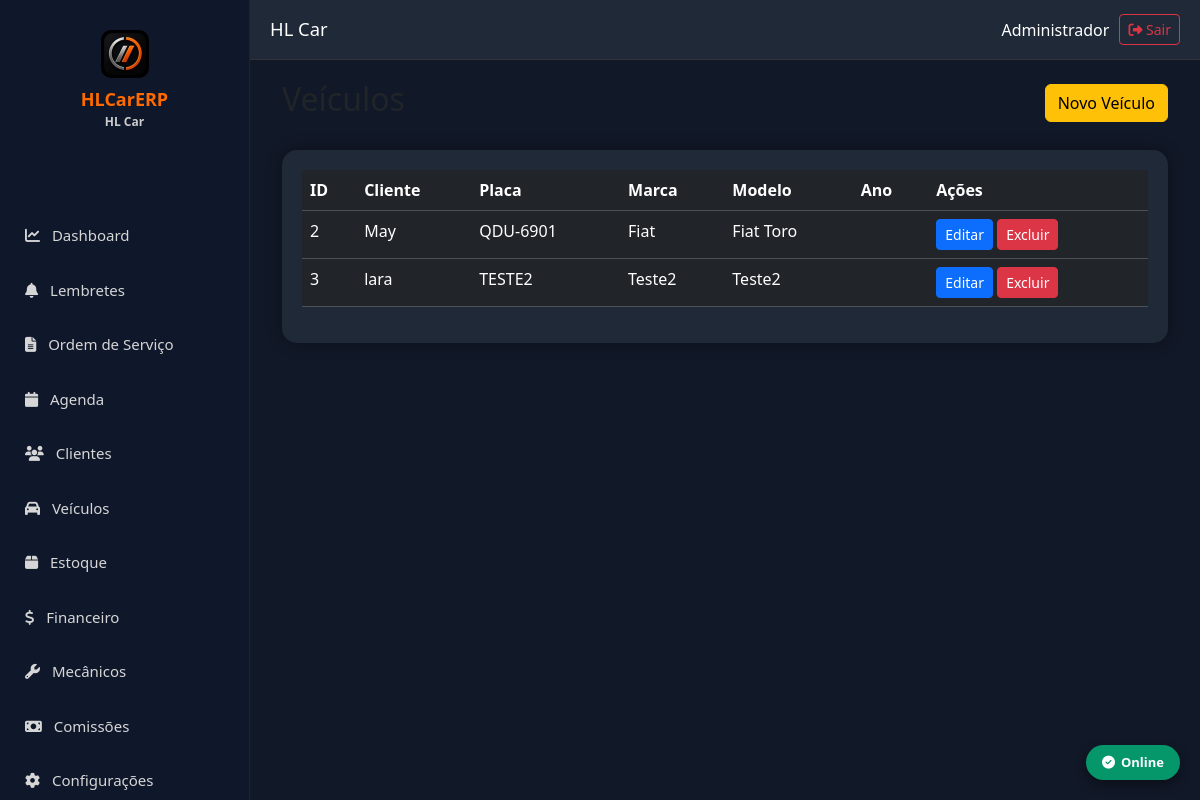
Screenshot of /veiculos (signed in) with the database file from the repository.
### models.py (models this page shows)
class Empresa(db.Model):
    __tablename__ = "empresas"
    id = db.Column(db.Integer, primary_key=True)
    razao_social = db.Column(db.String(200), nullable=False)
    nome_fantasia = db.Column(db.String(200), nullable=False)
    cnpj = db.Column(db.String(20), unique=True, nullable=False)
    inscricao_estadual = db.Column(db.String(30))
    telefone = db.Column(db.String(30))
    whatsapp = db.Column(db.String(30))
    email = db.Column(db.String(150))
    site = db.Column(db.String(200))
    data_vencimento = db.Column(db.Date)
    status_pagamento = db.Column(db.String(20), default="ATIVO")  # ATIVO | BLOQUEADO | INATIVO
    plano = db.Column(db.String(50), default="BASICO")
    observacoes_internas = db.Column(db.Text)
    dia_corte_comissao = db.Column(db.Integer, default=15)          # 1 a 28
    aliquota_imposto_comissao = db.Column(db.Float, default=10.0)  # % padrão
    url_nfse = db.Column(db.String(255))
    nfse_provedor = db.Column(db.String(50))
    inscricao_municipal = db.Column(db.String(30))
    certificado_path = db.Column(db.String(255))
    senha_certificado = db.Column(db.String(100))
    codigo_servico = db.Column(db.String(20))
    aliquota_iss = db.Column(db.Numeric(5, 2), default=5.00)
    regime_tributario = db.Column(db.String(10), default="1")
    cep = db.Column(db.String(15))
    endereco = db.Column(db.String(200))
    numero = db.Column(db.String(20))
    complemento = db.Column(db.String(100))
    bairro = db.Column(db.String(100))
    cidade = db.Column(db.String(100))
    estado = db.Column(db.String(2))
    logo = db.Column(db.String(255))
    ativo = db.Column(db.Boolean, default=True, nullable=False)
    criado_em = db.Column(db.DateTime, default=datetime.utcnow, nullable=False)
    alterado_em = db.Column(db.DateTime, default=datetime.utcnow, onupdate=datetime.utcnow)

class Veiculo(db.Model):
    __tablename__ = "veiculos"
    id = db.Column(db.Integer, primary_key=True)
    empresa_id = db.Column(db.Integer, db.ForeignKey("empresas.id"), nullable=False, index=True)
    cliente_id = db.Column(db.Integer, db.ForeignKey("clientes.id"), nullable=False, index=True)
    placa = db.Column(db.String(10), nullable=False)
    marca = db.Column(db.String(80))
    modelo = db.Column(db.String(120))
    versao = db.Column(db.String(120))
    ano_fabricacao = db.Column(db.Integer)
    ano_modelo = db.Column(db.Integer)
    cor = db.Column(db.String(40))
    combustivel = db.Column(db.String(30))
    cambio = db.Column(db.String(30))
    motor = db.Column(db.String(80))
    intervalo_revisao_km = db.Column(db.Integer, default=10000)
    intervalo_revisao_meses = db.Column(db.Integer, default=6)
    chassi = db.Column(db.String(40))
    renavam = db.Column(db.String(20))
    km_atual = db.Column(db.Integer, default=0)
    km = db.Column(db.Integer)
    proxima_revisao_data = db.Column(db.Date, nullable=True)
    proxima_revisao_km = db.Column(db.Integer, nullable=True)
    observacoes = db.Column(db.Text)
    ativo = db.Column(db.Boolean, default=True, nullable=False)
    criado_em = db.Column(db.DateTime, default=datetime.utcnow, nullable=False)
    alterado_em = db.Column(db.DateTime, default=datetime.utcnow, onupdate=datetime.utcnow)
    empresa = db.relationship("Empresa")
    cliente = db.relationship("Cliente", backref="veiculos")
    __table_args__ = (
        UniqueConstraint("empresa_id", "placa", name="uk_placa_empresa"),
        Index("idx_veiculo_modelo", "empresa_id", "modelo"),
    )

class Cliente(db.Model):
    __tablename__ = "clientes"
    id = db.Column(db.Integer, primary_key=True)
    empresa_id = db.Column(db.Integer, db.ForeignKey("empresas.id"), nullable=False, index=True)
    nome = db.Column(db.String(200), nullable=False)
    tipo = db.Column(db.String(20), default="FISICA")
    cpf_cnpj = db.Column(db.String(20))
    rg_ie = db.Column(db.String(30))
    telefone = db.Column(db.String(30))
    whatsapp = db.Column(db.String(30))
    email = db.Column(db.String(150))
    cep = db.Column(db.String(15))
    endereco = db.Column(db.String(200))
    numero = db.Column(db.String(20))
    complemento = db.Column(db.String(100))
    bairro = db.Column(db.String(100))
    cidade = db.Column(db.String(100))
    estado = db.Column(db.String(2))
    observacoes = db.Column(db.Text)
    data_nascimento = db.Column(db.Date, nullable=True)
    ativo = db.Column(db.Boolean, default=True, nullable=False)
    criado_em = db.Column(db.DateTime, default=datetime.utcnow, nullable=False)
    alterado_em = db.Column(db.DateTime, default=datetime.utcnow, onupdate=datetime.utcnow)
    empresa = db.relationship("Empresa")
    __table_args__ = (
        Index("idx_cliente_nome", "empresa_id", "nome"),
        Index("idx_cliente_cpf", "empresa_id", "cpf_cnpj"),
    )

### app.py (the view)
@app.route("/veiculos")
@login_required
def veiculos():
    eid = empresa_atual()
    if not eid:
        return redirect("/login")
    lista_veiculos = Veiculo.query.filter_by(empresa_id=eid).order_by(Veiculo.placa).all()
    return render_template("veiculos.html", veiculos=lista_veiculos)

### app.py (called while the page is built, shortened)
def login_required(f):
    @wraps(f)
    def decorated_function(*args, **kwargs):
        if "usuario_id" not in session:
            return redirect("/login")
        path = request.path or ""
        livres = ("/assinar", "/logout", "/static", "/uploads", "/login")
        if any(path.startswith(p) for p in livres):
            return f(*args, **kwargs)
        if session.get("usuario_perfil") == "SUPER":
            return f(*args, **kwargs)
    return decorated_function

def empresa_atual():
    eid = session.get("empresa_id")
    if not eid:
        session.clear()
        return None
    return eid

@app.context_processor
def inject_empresa():
    import os
    eid = session.get("empresa_id")
    emp = Empresa.query.get(eid) if eid else None
    nome = "HLCarERP"
    logo_url = None
    if emp:
        nome = emp.nome_fantasia or emp.razao_social or "HLCarERP"
    if eid:
        pasta = os.path.join(app.root_path, "static", "uploads", "logos")
        for ext in ("png", "jpg", "jpeg", "webp"):
            caminho = os.path.join(pasta, f"{eid}.{ext}")
            if os.path.isfile(caminho):
                logo_url = url_for("static", filename=f"uploads/logos/{eid}.{ext}")
                break
    return {"empresa_nome": nome, "empresa_logo": logo_url, "empresa": emp}

### templates/veiculos.html (shortened to what this page needs)
{% extends "base.html" %}
{% block conteudo %}
<div class="container-fluid">
    <div class="d-flex justify-content-between align-items-center mb-4">
        <h2>Veículos</h2>
        <a href="/veiculos/novo" class="btn btn-warning">
            Novo Veículo
        </a>
    </div>
    <div class="card-dashboard">
        <table class="table table-dark table-hover">
            <thead>
                <tr>
                    <th>ID</th>
                    <th>Cliente</th>
                    <th>Placa</th>
                    <th>Marca</th>
                    <th>Modelo</th>
                    <th>Ano</th>
                    <th>Ações</th>
                </tr>
            </thead>
            <tbody>
                {% for veiculo in veiculos %}
                <tr>
                    <td>{{ veiculo.id }}</td>
                    <td>{{ veiculo.cliente.nome }}</td>
                    <td>{{ veiculo.placa }}</td>
                    <td>{{ veiculo.marca }}</td>
                    <td>{{ veiculo.modelo }}</td>
                    <td>{{ veiculo.ano }}</td>
                    <td>
                        <a href="/veiculos/editar/{{ veiculo.id }}" class="btn btn-sm btn-primary">
                            Editar
                        </a>
                        <a href="/veiculos/excluir/{{ veiculo.id }}" class="btn btn-sm btn-danger"
                           onclick="return confirm('Excluir este veículo?');">
                            Excluir
                        </a>
                    </td>
                </tr>
                {% endfor %}
            </tbody>
        </table>
    </div>
</div>
{% endblock %}

### templates/base.html (shortened to what this page needs)
<!DOCTYPE html>
<html lang="pt-br">
<head>
<link href="https://cdn.jsdelivr.net/npm/bootstrap@5.3.7/dist/css/bootstrap.min.css" rel="stylesheet">
<link href="https://cdnjs.cloudflare.com/ajax/libs/font-awesome/6.7.2/css/all.min.css" rel="stylesheet">
<link rel="stylesheet" href="{{ url_for('static', filename='css/offline.css') }}">
</head>
<body>
{% set perfil = (session.get('usuario_perfil') or '')|upper %}
{% set eh_mecanico = perfil == 'MECANICO' %}
{% set pode_usuarios = perfil in ['ADMIN', 'SUPER'] %}
<div class="sidebar" id="sidebar">
        <div class="logo" style="text-align:center; padding:10px 0 20px; min-height:160px;">
            <img src="{{ url_for('static', filename='icons/icon-192.png') }}" alt="HLCarERP" style="width:48px; height:48px; border-radius:10px; display:block; margin:0 auto 8px;">
            <div style="color:#ff6b00; font-weight:bold; font-size:18px; margin-top:8px;">HLCarERP</div>
            <div style="color:#ccc; font-size:12px;">{{ empresa_nome }}</div>
</div>
    <ul class="menu">
        {% if eh_mecanico %}
        <li><a href="/ordens"><i class="fa fa-file-alt me-2"></i> Minhas OS</a></li>
        <li><a href="/agenda"><i class="fa fa-calendar me-2"></i> Agenda</a></li>
        {% else %}
        <li><a href="/"><i class="fa fa-chart-line me-2"></i> Dashboard</a></li>
        <li>
            <a href="/lembretes">
                <i class="fa fa-bell me-2"></i> Lembretes
            </a>
        </li>
        <li><a href="/ordens"><i class="fa fa-file-alt me-2"></i> Ordem de Serviço</a></li>
                <li><a href="/agenda"><i class="fa fa-calendar me-2"></i> Agenda</a></li>
        <li><a href="/clientes"><i class="fa fa-users me-2"></i> Clientes</a></li>
        <li><a href="/veiculos"><i class="fa fa-car me-2"></i> Veículos</a></li>
        <li><a href="/estoque"><i class="fa fa-box me-2"></i> Estoque</a></li>
        <li><a href="/financeiro"><i class="fa fa-dollar-sign me-2"></i> Financeiro</a></li>
        <li><a href="/mecanicos"><i class="fa fa-wrench me-2"></i> Mecânicos</a></li>
        <li><a href="/comissoes"><i class="fa fa-money-bill me-2"></i> Comissões</a></li>
        <li><a href="/configuracoes"><i class="fa fa-cog me-2"></i> Configurações</a></li>
        {% endif %}
    </ul>
</div>
<div class="topbar">
    <div class="d-flex align-items-center gap-2">
            <h3 class="mb-0">{{ empresa_nome }}</h3>
    </div>
    <div class="usuario">
        <span>{{ session.get('usuario_nome', 'Usuário') }}</span>
        <a href="/logout" class="btn btn-sm btn-outline-danger">
            <i class="fa fa-sign-out-alt"></i> Sair
        </a>
    </div>
</div>
<div class="content">
    {% block conteudo %}
    {% endblock %}
</div>
<div id="hl-offline-badge" class="hl-badge online">
    <i class="fa fa-check-circle"></i> Online
</div>
</body>
</html>

### static/css/offline.css (style rules this page uses)
#hl-offline-badge { position: fixed; bottom: 20px; right: 20px; z-index: 9999; padding: 8px 16px; border-radius: 20px; font-size: 13px; font-weight: 600; color: #fff; box-shadow: 0 4px 12px rgba(0,0,0,0.4); display: flex; align-items: center; gap: 6px; transition: all 0.3s ease; }
#hl-offline-badge.online { background: #059669; }

### templates/base.html (style rules this page uses)
* { margin:0; padding:0; box-sizing:border-box; font-family:Segoe UI,Tahoma,Geneva,Verdana,sans-serif; }
body { background:#111827; overflow-x:hidden; }
.sidebar { position:fixed; left:0; top:0; width:250px; height:100vh; background:#0f172a; border-right:1px solid #222; padding-top:20px; z-index:1050; transition: transform 0.3s ease; }
.logo { text-align:center; font-size:26px; font-weight:bold; color:#ff6b00; margin-bottom:30px; }
.menu { list-style:none; padding:0; }
.menu li { margin-bottom:4px; }
.menu a { display:block; padding:14px 25px; text-decoration:none; color:#d6d6d6; font-size:15px; transition:.25s; }
.topbar { position:fixed; left:250px; top:0; right:0; height:60px; background:#1f2937; display:flex; justify-content:space-between; align-items:center; padding:0 20px; border-bottom:1px solid #333; z-index:1000; transition: left 0.3s ease; }
.topbar h3 { color:white; margin:0; font-size:1.15rem; }
.usuario { color:#fff; display:flex; align-items:center; gap:10px; }
.content { margin-left:250px; margin-top:60px; padding:20px; min-height:calc(100vh - 60px); transition: margin-left 0.3s ease; }
.card-dashboard { background:#1f2937; border-radius:15px; padding:20px; color:white; box-shadow:0 0 15px rgba(0,0,0,.35); transition:.3s; }
.table-dark th, .table-dark td { white-space:nowrap; }

### rows the page displays
Empresa: nome_fantasia "HL Car"
Veiculo: id "2", cliente.nome "May", placa "QDU-6901", marca "Fiat", modelo "Fiat Toro"
Veiculo: id "3", cliente.nome "lara", placa "TESTE2", marca "Teste2", modelo "Teste2"

### other values shown
{{ session.get('usuario_nome', 'Usuário') }} "Administrador"
